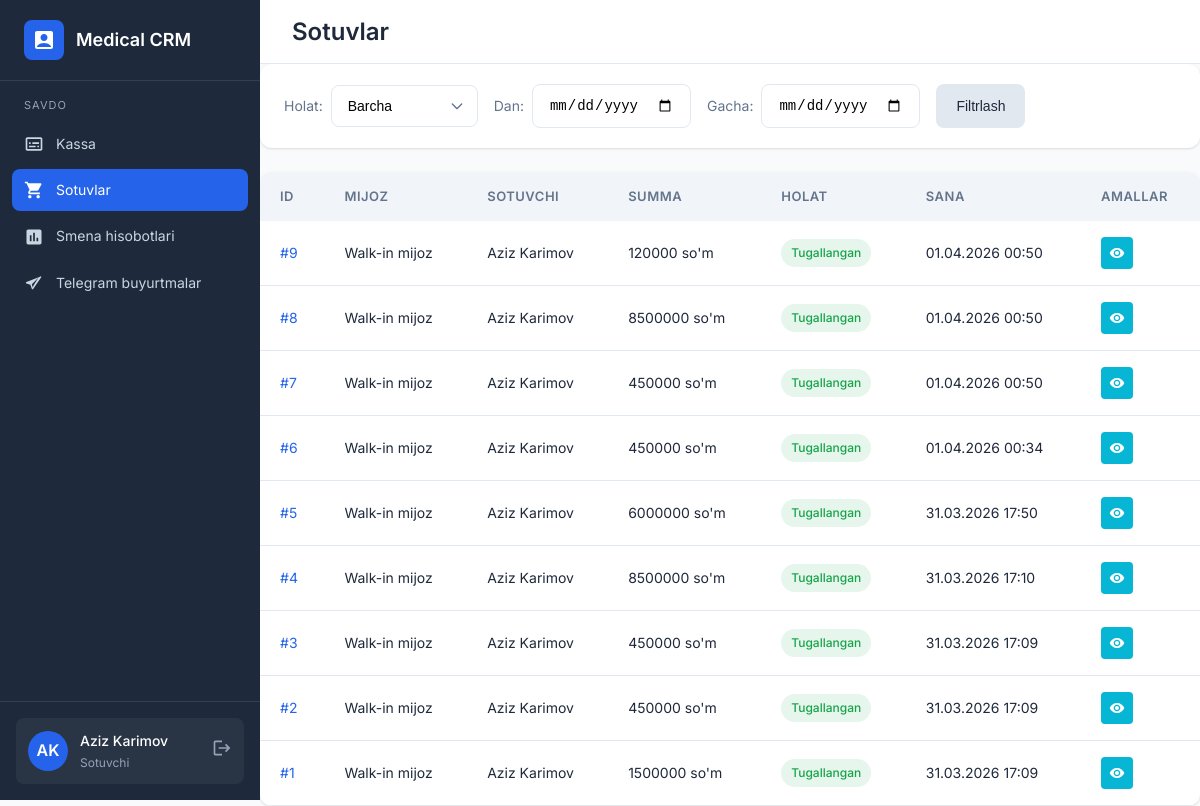
Screenshot of /sales/ (signed in) with the database file from the repository.
### backend/main/models.py (models this page shows, shortened)
class User(AbstractUser):
    ROLE_CHOICES = [
        ('director', 'Direktor'),
        ('seller', 'Sotuvchi'),
        ('warehouse', 'Omborchi'),
        ('supplier', 'Yetkazib beruvchi'),
        ('courier', 'Kuryer'),
    ]
    role = models.CharField(max_length=20, choices=ROLE_CHOICES, default='seller')
    phone = models.CharField(max_length=20, blank=True)
    class Meta:
        verbose_name = 'Foydalanuvchi'
        verbose_name_plural = 'Foydalanuvchilar'

class Sale(models.Model):
    STATUS_CHOICES = [
        ('pending', 'Kutilmoqda'),
        ('completed', 'Tugallangan'),
        ('cancelled', 'Bekor qilingan'),
        ('returned', 'Qaytarilgan'),
    ]
    client = models.ForeignKey(Client, on_delete=models.CASCADE, related_name='sales', verbose_name='Mijoz', null=True, blank=True)
    seller = models.ForeignKey(User, on_delete=models.CASCADE, related_name='sales', verbose_name='Sotuvchi')
    shift = models.ForeignKey(
        SellerShift,
        on_delete=models.SET_NULL,
        related_name='sales',
        verbose_name='Smena',
        null=True,
        blank=True,
    )
    total_amount = models.DecimalField(max_digits=12, decimal_places=2, verbose_name='Jami summa')
    status = models.CharField(max_length=20, choices=STATUS_CHOICES, default='pending', verbose_name='Holat')
    notes = models.TextField(blank=True, verbose_name='Izoh')
    created_at = models.DateTimeField(auto_now_add=True)
    updated_at = models.DateTimeField(auto_now=True)
    class Meta:
        verbose_name = 'Sotuv'
        verbose_name_plural = 'Sotuvlar'

### backend/main/views.py (the view)
# urls.py: path('sales/', views.sales_list, name='sales'),
@login_required
def sales_list(request):
    if request.user.role in {'warehouse', 'supplier'}:
        messages.error(request, "Sizga bu sahifaga kirish ruxsati yo'q")
        return redirect('dashboard')
    status = request.GET.get('status', '')
    date_from = request.GET.get('date_from', '')
    date_to = request.GET.get('date_to', '')
    sales = Sale.objects.select_related('client', 'seller')
    active_shift = None
    if request.user.role == 'seller':
        sales = sales.filter(seller=request.user)
        active_shift = get_active_shift(request.user)
    if status:
        sales = sales.filter(status=status)
    if date_from:
        sales = sales.filter(created_at__date__gte=date_from)
    if date_to:
        sales = sales.filter(created_at__date__lte=date_to)
    sales = sales.order_by('-created_at')
    return render(request, 'sales.html', {'sales': sales, 'active_shift': active_shift})

### backend/main/views.py (called while the page is built)
def get_active_shift(user):
    if not user.is_authenticated or user.role != 'seller':
        return None
    return SellerShift.objects.filter(seller=user, ended_at__isnull=True).order_by('-started_at').first()

### frontend/templates/sales.html (shortened to what this page needs)
{% extends 'base.html' %}
{% block content %}
<div class="top-bar">
    <h1 class="page-title">Sotuvlar</h1>
</div>
<div class="filter-bar">
    <form method="get" style="display: flex; gap: 16px; flex-wrap: wrap;">
        <div class="filter-group">
            <label class="filter-label">Holat:</label>
            <select name="status" class="form-control">
                <option value="">Barcha</option>
            </select>
        </div>
        <div class="filter-group">
            <label class="filter-label">Dan:</label>
            <input type="date" name="date_from" class="form-control" value="{{ request.GET.date_from }}">
        </div>
        <div class="filter-group">
            <label class="filter-label">Gacha:</label>
            <input type="date" name="date_to" class="form-control" value="{{ request.GET.date_to }}">
        </div>
        <button type="submit" class="btn btn-secondary">Filtrlash</button>
    </form>
</div>
<div class="table-container">
    <table>
        <thead>
            <tr>
                <th>ID</th>
                <th>Mijoz</th>
                <th>Sotuvchi</th>
                <th>Summa</th>
                <th>Holat</th>
                <th>Sana</th>
                <th>Amallar</th>
            </tr>
        </thead>
        <tbody>
            {% for sale in sales %}
            <tr>
                <td><a href="{% url 'sale_detail' sale.id %}">#{{ sale.id }}</a></td>
                <td>{{ sale.client.name|default:"Walk-in mijoz" }}</td>
                <td>{{ sale.seller.get_full_name }}</td>
                <td>{{ sale.total_amount|floatformat:0 }} so'm</td>
                <td>
                    <span class="badge badge-{% if sale.status == 'completed' %}success{% elif sale.status == 'pending' %}warning{% elif sale.status == 'cancelled' %}danger{% else %}info{% endif %}">
                        {{ sale.get_status_display }}
                    </span>
                </td>
                <td>{{ sale.created_at|date:"d.m.Y H:i" }}</td>
                <td>
                    <div class="actions">
                        <a href="{% url 'sale_detail' sale.id %}" class="action-btn view" title="Ko'rish">
                            <svg viewBox="0 0 24 24"><path d="M12 4.5C7 4.5 2.73 7.61 1 12c1.73 4.39 6 7.5 11 7.5s9.27-3.11 11-7.5c-1.73-4.39-6-7.5-11-7.5zM12 17c-2.76 0-5-2.24-5-5s2.24-5 5-5 5 2.24 5 5-2.24 5-5 5zm0-8c-1.66 0-3 1.34-3 3s1.34 3 3 3 3-1.34 3-3-1.34-3-3-3z"/></svg>
                        </a>
                    </div>
                </td>
            </tr>
            {% endfor %}
        </tbody>
    </table>
</div>
{% endblock %}

### frontend/templates/base.html (shortened to what this page needs)
{% load static %}
<!DOCTYPE html>
<html lang="uz">
<head>
    <link rel="stylesheet" href="{% static 'css/style.css' %}">
</head>
<body>
    {% if request.user.is_authenticated %}
    <div class="layout">
        <aside class="sidebar">
            <div class="sidebar-header">
                <div class="sidebar-logo">
                    <div class="sidebar-logo-icon">
                        <svg viewBox="0 0 24 24"><path d="M19 3H5c-1.1 0-2 .9-2 2v14c0 1.1.9 2 2 2h14c1.1 0 2-.9 2-2V5c0-1.1-.9-2-2-2zm-7 3c1.93 0 3.5 1.57 3.5 3.5S13.93 13 12 13s-3.5-1.57-3.5-3.5S10.07 6 12 6zm7 13H5v-.23c0-.62.28-1.2.76-1.58C7.47 15.82 9.64 15 12 15s4.53.82 6.24 2.19c.48.38.76.97.76 1.58V19z"/></svg>
                    </div>
                    <span class="sidebar-logo-text">Medical CRM</span>
                </div>
            </div>
            <nav class="sidebar-nav">
                <div class="nav-section">
                    <div class="nav-section-title">Savdo</div>
                    {% if request.user.role == 'seller' %}
                    <a href="{% url 'kassa' %}" class="nav-item {% if '/kassa' in request.path %}active{% endif %}">
                        <svg viewBox="0 0 24 24"><path d="M20 4H4c-1.1 0-2 .9-2 2v12c0 1.1.9 2 2 2h16c1.1 0 2-.9 2-2V6c0-1.1-.9-2-2-2zm0 14H4V6h16v12zM6 10h2v2H6zm0 4h8v2H6zm10 0h2v2h-2zm-6-4h8v2h-8z"/></svg>
                        <span>Kassa</span>
                    </a>
                    {% endif %}
                    {% if request.user.role == 'seller' %}
                    <a href="{% url 'sales' %}" class="nav-item {% if '/sales' in request.path %}active{% endif %}">
                        <span>Sotuvlar</span>
                    </a>
                    <a href="{% url 'reports' %}" class="nav-item {% if request.path == '/reports/' or '/shift/' in request.path %}active{% endif %}">
                        <svg viewBox="0 0 24 24"><path d="M19 3H5c-1.1 0-2 .9-2 2v14c0 1.1.9 2 2 2h14c1.1 0 2-.9 2-2V5c0-1.1-.9-2-2-2zM9 17H7v-7h2v7zm4 0h-2V7h2v10zm4 0h-2v-4h2v4z"/></svg>
                        <span>Smena hisobotlari</span>
                    </a>
                    {% endif %}
                    {% if request.user.role == 'director' or request.user.role == 'seller' %}
                    <a href="{% url 'telegram_orders' %}" class="nav-item {% if '/telegram-orders' in request.path %}active{% endif %}">
                        <svg viewBox="0 0 24 24"><path d="M21.5 3.5 2.9 10.66c-.86.34-.84 1.57.03 1.88l4.72 1.69 1.68 4.72c.31.87 1.54.89 1.88.03L20.5 5.38c.31-.83-.52-1.66-1.35-1.35zM9.5 13.42l7.88-7.88-6.17 9.63-.57 2.3-.63-1.77-.51-1.45z"/></svg>
                        <span>Telegram buyurtmalar</span>
                    </a>
                    {% endif %}
                </div>
            </nav>
            <div class="sidebar-footer">
                <div class="user-info">
                    <div class="user-avatar">{{ request.user.first_name.0|upper }}{{ request.user.last_name.0|upper }}</div>
                    <div class="user-details">
                        <div class="user-name">{{ request.user.get_full_name }}</div>
                        <div class="user-role">{{ request.user.get_role_display }}</div>
                    </div>
                    <a href="{% url 'logout' %}" style="color: var(--gray-light);">
                        <svg width="20" height="20" viewBox="0 0 24 24" fill="currentColor"><path d="M17 7l-1.41 1.41L18.17 11H8v2h10.17l-2.58 2.58L17 17l5-5zM4 5h8V3H4c-1.1 0-2 .9-2 2v14c0 1.1.9 2 2 2h8v-2H4V5z"/></svg>
                    </a>
                </div>
            </div>
        </aside>
        <main class="main-content">
            {% block content %}{% endblock %}
        </main>
    </div>
    {% else %}
    {% block login_content %}{% endblock %}
    {% endif %}
</body>
</html>

### rows the page displays
User: user.first_name.0 "A", user.last_name.0 "K", user.get_full_name "Aziz Karimov", user.role "Sotuvchi"
Sale: id "9", client.name "Walk-in mijoz", seller.get_full_name "Aziz Karimov", total_amount "120000", status "Tugallangan", created_at "01.04.2026 00:50"
Sale: id "8", client.name "Walk-in mijoz", seller.get_full_name "Aziz Karimov", total_amount "8500000", status "Tugallangan", created_at "01.04.2026 00:50"
Sale: id "7", client.name "Walk-in mijoz", seller.get_full_name "Aziz Karimov", total_amount "450000", status "Tugallangan", created_at "01.04.2026 00:50"
Sale: id "6", client.name "Walk-in mijoz", seller.get_full_name "Aziz Karimov", total_amount "450000", status "Tugallangan", created_at "01.04.2026 00:34"
Sale: id "5", client.name "Walk-in mijoz", seller.get_full_name "Aziz Karimov", total_amount "6000000", status "Tugallangan", created_at "31.03.2026 17:50"
Sale: id "4", client.name "Walk-in mijoz", seller.get_full_name "Aziz Karimov", total_amount "8500000", status "Tugallangan", created_at "31.03.2026 17:10"
Sale: id "3", client.name "Walk-in mijoz", seller.get_full_name "Aziz Karimov", total_amount "450000", status "Tugallangan", created_at "31.03.2026 17:09"
Sale: id "2", client.name "Walk-in mijoz", seller.get_full_name "Aziz Karimov", total_amount "450000", status "Tugallangan", created_at "31.03.2026 17:09"
Sale: id "1", client.name "Walk-in mijoz", seller.get_full_name "Aziz Karimov", total_amount "1500000", status "Tugallangan", created_at "31.03.2026 17:09"
